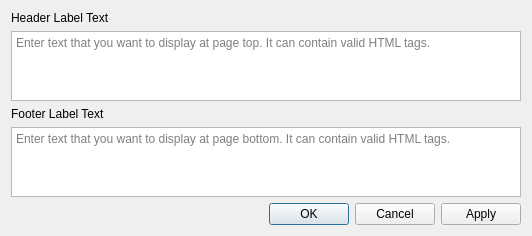
<?xml version="1.0" encoding="UTF-8"?>
<ui version="4.0">
 <class>HFLabelDialog</class>
 <widget class="QDialog" name="HFLabelDialog">
  <property name="geometry">
   <rect>
    <x>0</x>
    <y>0</y>
    <width>532</width>
    <height>231</height>
   </rect>
  </property>
  <property name="windowTitle">
   <string>Header/Footer Label Dialog</string>
  </property>
  <layout class="QVBoxLayout" name="verticalLayout">
   <item>
    <widget class="QLabel" name="label">
     <property name="text">
      <string>Header Label Text</string>
     </property>
    </widget>
   </item>
   <item>
    <widget class="QTextEdit" name="textEdit_Header">
     <property name="placeholderText">
      <string>Enter text that you want to display at page top. It can contain valid HTML tags.</string>
     </property>
    </widget>
   </item>
   <item>
    <widget class="QLabel" name="label_2">
     <property name="text">
      <string>Footer Label Text</string>
     </property>
    </widget>
   </item>
   <item>
    <widget class="QTextEdit" name="textEdit_Footer">
     <property name="placeholderText">
      <string>Enter text that you want to display at page bottom. It can contain valid HTML tags.</string>
     </property>
    </widget>
   </item>
   <item>
    <widget class="QDialogButtonBox" name="buttonBox">
     <property name="orientation">
      <enum>Qt::Horizontal</enum>
     </property>
     <property name="standardButtons">
      <set>QDialogButtonBox::Apply|QDialogButtonBox::Cancel|QDialogButtonBox::Ok</set>
     </property>
    </widget>
   </item>
  </layout>
 </widget>
 <tabstops>
  <tabstop>textEdit_Header</tabstop>
  <tabstop>textEdit_Footer</tabstop>
 </tabstops>
 <resources/>
 <connections>
  <connection>
   <sender>buttonBox</sender>
   <signal>accepted()</signal>
   <receiver>HFLabelDialog</receiver>
   <slot>accept()</slot>
   <hints>
    <hint type="sourcelabel">
     <x>248</x>
     <y>254</y>
    </hint>
    <hint type="destinationlabel">
     <x>157</x>
     <y>274</y>
    </hint>
   </hints>
  </connection>
  <connection>
   <sender>buttonBox</sender>
   <signal>rejected()</signal>
   <receiver>HFLabelDialog</receiver>
   <slot>reject()</slot>
   <hints>
    <hint type="sourcelabel">
     <x>316</x>
     <y>260</y>
    </hint>
    <hint type="destinationlabel">
     <x>286</x>
     <y>274</y>
    </hint>
   </hints>
  </connection>
 </connections>
</ui>
